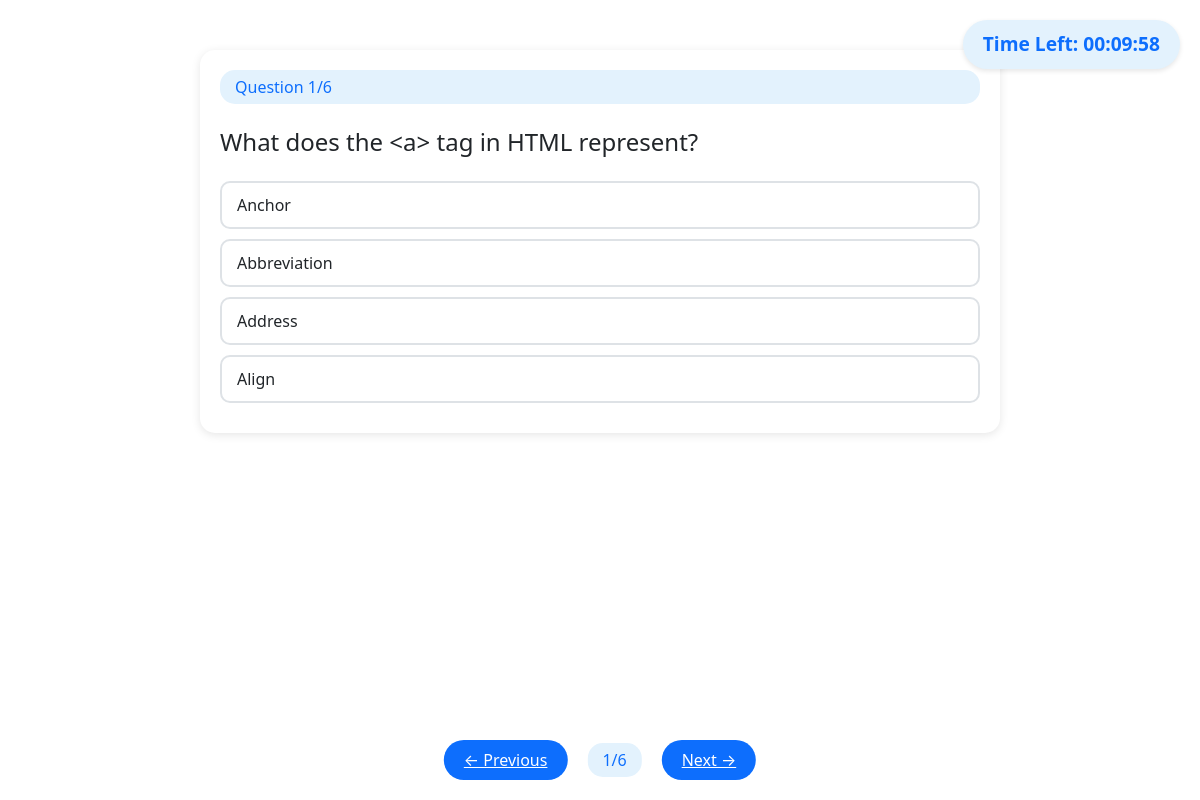
The app's page /quiz/1 with its own data.
### tables this page shows
CREATE TABLE questions (
            id INTEGER PRIMARY KEY AUTOINCREMENT,
            quiz_id INTEGER NOT NULL,
            question_statement TEXT NOT NULL,
            option1 TEXT NOT NULL,
            option2 TEXT NOT NULL,
            option3 TEXT NOT NULL,
            option4 TEXT NOT NULL,
            correct_option INTEGER NOT NULL,
            FOREIGN KEY (quiz_id) REFERENCES quizzes (id) ON DELETE CASCADE
        );

### app.py (the view)
@app.route('/quiz/<int:quiz_id>')
def quiz(quiz_id):
    try:
        current_q = request.args.get('q', 0, type=int)
        quiz = get_quiz_by_id(quiz_id)
        if not quiz:
            flash('Quiz not found.', 'error')
            return redirect(url_for('dashboard'))
        questions = get_quiz_questions(quiz_id)
        if not questions:
            flash('No questions found for this quiz.', 'error')
            return redirect(url_for('dashboard'))
        total_questions = len(questions)
        if current_q >= total_questions:
            flash('Invalid question number.', 'error')
            return redirect(url_for('dashboard'))
        if 'current_quiz' not in session:
            session['current_quiz'] = {
                'quiz_id': quiz_id,
                'start_time': datetime.now().strftime('%Y-%m-%d %H:%M:%S')
            }
        return render_template('quiz.html',
                             quiz=quiz,
                             questions=questions,
                             current_q=current_q,
                             total_questions=total_questions)
    except Exception as e:
        flash(f'Error loading quiz: {str(e)}', 'error')
        return redirect(url_for('dashboard'))

### Models/database.py (called while the page is built)
def get_db_connection():
    conn = sqlite3.connect(DATABASE_PATH)
    conn.row_factory = sqlite3.Row  # Enables column access by name
    return conn

### Models/models.py (called while the page is built)
def dict_factory(cursor, row):
    d = {}
    for idx, col in enumerate(cursor.description):
        d[col[0]] = row[idx]
    return d

def get_quiz_questions(quiz_id):
    conn = get_db_connection()
    conn.row_factory = dict_factory
    cursor = conn.cursor()
    try:
        cursor.execute("""
            SELECT
                id,
                question_statement,
                option1,
                option2,
                option3,
                option4,
                correct_option
            FROM questions
            WHERE quiz_id = ?
            ORDER BY id
        """, (quiz_id,))
        questions = cursor.fetchall()
        return questions
    except Exception as e:
        print(f"Error retrieving questions: {e}")
        return []
    finally:
        conn.close()

### templates/quiz.html (shortened to what this page needs)
{% extends "base.html" %}
{% block head %}
    <link rel="stylesheet" type="text/css" href="{{ url_for('static', filename='css/quiz.css') }}">
{% endblock %}
{% block content %}
    <div class="timer" id="timer">Time Left: 00:00:00</div>
    <form method="POST" action="{{ url_for('submit_quiz', quiz_id=quiz.id) }}" id="quizForm">
        <div class="question-container">
            <div class="question-number">Question {{ current_q + 1 }}/{{ total_questions }}</div>
            <h4 class="mt-4 mb-4">{{ questions[current_q].question_statement }}</h4>
            {% for i in range(1, 5) %}
            <div class="option">
                <label class="option-label" for="option{{ i }}">
                    {{ questions[current_q]['option' ~ i] }}
                </label>
            </div>
            {% endfor %}
        </div>
        <div class="question-nav">
            <a href="{{ url_for('quiz', quiz_id=quiz.id, q=(current_q-1)) }}"
               class="nav-arrow {% if current_q == 0 %}disabled{% endif %}"
               onclick="saveAnswer()">
                ← Previous
            </a>
            <span class="question-number">{{ current_q + 1 }}/{{ total_questions }}</span>
            {% if current_q + 1 < total_questions %}
                <a href="{{ url_for('quiz', quiz_id=quiz.id, q=(current_q+1)) }}"
                   class="nav-arrow"
                   onclick="saveAnswer()">
                    Next →
                </a>
            {% else %}
                <button type="submit" class="submit-btn" onclick="submitQuiz()">Submit Quiz</button>
            {% endif %}
        </div>
    </form>
{% endblock %}

### static/css/quiz.css (style rules this page uses)
.timer { position: fixed; top: 20px; right: 20px; background: #e3f2fd; padding: 10px 20px; border-radius: 25px; font-size: 1.2rem; font-weight: bold; color: #0d6efd; box-shadow: 0 2px 5px rgba(0,0,0,0.1); }
.question-nav { position: fixed; bottom: 20px; left: 50%; transform: translateX(-50%); display: flex; gap: 20px; align-items: center; }
.question-number { background: #e3f2fd; padding: 5px 15px; border-radius: 15px; color: #0d6efd; }
.nav-arrow { background: #0d6efd; color: white; border: none; padding: 8px 20px; border-radius: 20px; cursor: pointer; transition: all 0.3s; }
.question-container { max-width: 800px; margin: 50px auto; padding: 20px; background: white; border-radius: 15px; box-shadow: 0 2px 10px rgba(0,0,0,0.1); }
.option-label { display: block; padding: 10px 15px; margin: 10px 0; border: 2px solid #dee2e6; border-radius: 10px; cursor: pointer; transition: all 0.3s; }

### records on screen
questions: question_statement "What does the <a> tag in HTML represent?", option1 "Anchor" "Abbreviation" "Address" "Align"

### other values on screen
{{ current_q + 1 }} "1"
{{ total_questions }} "6"
